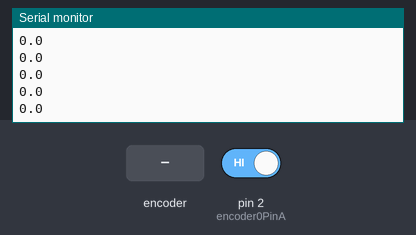
Bench run of a sketch on a simulated Arduino Uno, built with avr-gcc and run on an emulated ATmega328P. Parts: the last lines printed to the serial monitor. Inputs (shaded band) come from the test bench; at power-on: pin 2 (encoder0PinA) HIGH.

Above: at 1.2 s.
1.3 s: rotary encoder on pin 2 (encoder0PinA) / pin 4 (encoder0PinB) turned 1 step (first pin leading)
At 1.42 s:
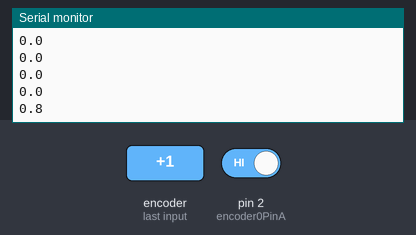
3.0 s: rotary encoder on pin 2 (encoder0PinA) / pin 4 (encoder0PinB) turned 1 step (first pin leading)
At 3.08 s:
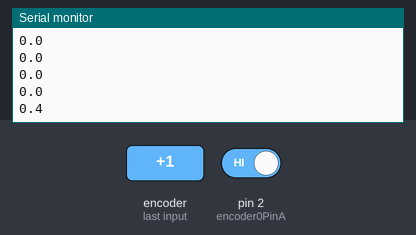
Timing chart, 0 to 6.0 s (numbered marks = the images above; inputs shaded):
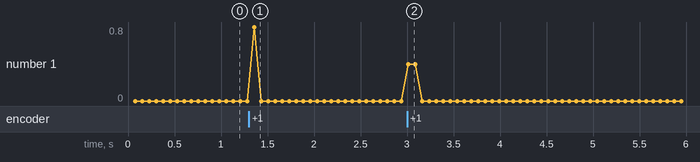

Measured:
- after the input at 1.3 s, the serial monitor: prints a new line after 0.06 s (image 1)
- after the input at 3.0 s, the serial monitor: prints a new line at once (image 2)

The sketch:

Tachometer.ino
```cpp
/* read a rotary encoder with interrupts
   Encoder hooked up with common to GROUND,
   encoder0PinA to pin 2, encoder0PinB to pin 4 (or pin 3 see below)
   it doesn't matter which encoder pin you use for A or B

   uses Arduino pull-ups on A & B channel outputs
   turning on the pull-ups saves having to hook up resistors
   to the A & B channel outputs

*/

#define encoder0PinA  2
#define encoder0PinB  4

volatile unsigned int encoder0Pos = 0;

//#define TICKS_PER_REV 120
#define TICKS_PER_REV 1024


double rot_vel_rpm;


void setup() {


  pinMode(encoder0PinA, INPUT);
  digitalWrite(encoder0PinA, HIGH);       // turn on pull-up resistor
  pinMode(encoder0PinB, INPUT);
  digitalWrite(encoder0PinB, HIGH);       // turn on pull-up resistor

  attachInterrupt(0, doEncoder, CHANGE);  // encoder pin on interrupt 0 - pin 2
  Serial.begin (115200);
  Serial.println("start");                // a personal quirk

}

void loop(){

    long startPos;
    long endPos;
    unsigned long startTime;
    unsigned long endTime;
    double rot_vel_ticks_per_sec;
    double tmp_calc;


    startPos = (long)encoder0Pos;
    startTime = millis();
    delay(75);
    endPos = (long)encoder0Pos;
    endTime = millis();

    rot_vel_ticks_per_sec = (((double)abs(endPos-startPos))/((double)(endTime - startTime)))*1000.0;

    tmp_calc = rot_vel_ticks_per_sec * (1.0/(TICKS_PER_REV*2)) * (60.0) ; //120 ticks per rev, 60 seconds per minute

    //qualify the speed - if it's wacky keep old value
    if(tmp_calc < 6000.0){
      rot_vel_rpm= tmp_calc;
    }

    Serial.println(rot_vel_rpm, 1);

}

void doEncoder() {
  /* If pinA and pinB are both high or both low, it is spinning
   * forward. If they're different, it's going backward.
   *
   * For more information on speeding up this process, see
   * [Reference/PortManipulation], specifically the PIND register.
   */
encoder0Pos++;
return;

  if (digitalRead(encoder0PinA) == digitalRead(encoder0PinB)) {
    encoder0Pos++;
  } else {
    encoder0Pos--;
  }

}

/* See this expanded function to get a better understanding of the
 * meanings of the four possible (pinA, pinB) value pairs:
 */
void doEncoder_Expanded(){
  if (digitalRead(encoder0PinA) == HIGH) {   // found a low-to-high on channel A
    if (digitalRead(encoder0PinB) == LOW) {  // check channel B to see which way
                                             // encoder is turning
      encoder0Pos = encoder0Pos - 1;         // CCW
    }
    else {
      encoder0Pos = encoder0Pos + 1;         // CW
    }
  }
  else                                        // found a high-to-low on channel A
  {
    if (digitalRead(encoder0PinB) == LOW) {   // check channel B to see which way
                                              // encoder is turning
      encoder0Pos = encoder0Pos + 1;          // CW
    }
    else {
      encoder0Pos = encoder0Pos - 1;          // CCW
    }

  }
  // you don't want serial slowing down your program if not needed
}

/*  to read the other two transitions - just use another attachInterrupt()
in the setup and duplicate the doEncoder function into say,
doEncoderA and doEncoderB.
You also need to move the other encoder wire over to pin 3 (interrupt 1).
*/
```
